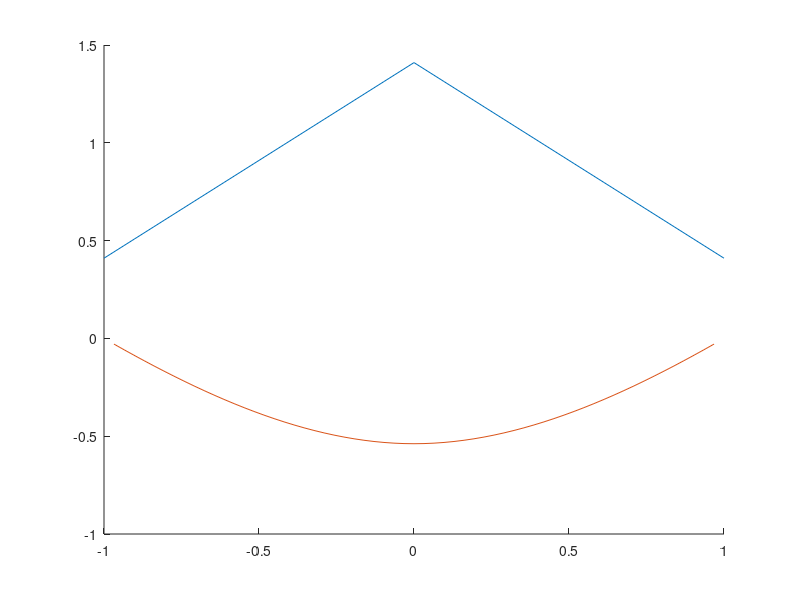

Reproduce this figure in MATLAB.
format long
%format short
format compact
c=41;
n=21+2*mod(c, 21);
%n=61
%n=n-n+10;
f = @(x) (x<=0)*(x+1+c/100) + (x>0)*(-x+1+c/100);
%f = @(x) 1;

x = linspace(-1, 1, n+2);
y = arrayfun(f, x);
hold off;
hold on;
plot(x, y);

h=2/(n+1);

xmid = x(2:n+1)';
b = arrayfun(f, xmid);

A = zeros(n, n);

A(1,1)=-20;
A(1,2)=6;
A(1,3)=4;
A(1,4)=-1;

A(2,1)=16;
A(2,2)=-30;
A(2,3)=16;
A(2,4)=-1;

for i=3:n-2
    A(i, i-2)=-1;
    A(i, i-1)=16;
    A(i, i)=-30;
    A(i, i+1)=16;
    A(i, i+2)=-1;
end

A(n-1, n-3)=-1;
A(n-1, n-2)=16;
A(n-1, n-1)=-30;
A(n-1, n)=16;

A(n, n-3)=-1;
A(n, n-2)=4;
A(n, n-1)=6;
A(n, n)=-20;


A=A/(12*h^2);
norm(A, 'fro')
u = A\b;

u;
plot(xmid, u);
u(31)










